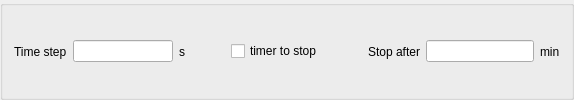
           <widget class="QGroupBox" name="groupBox">
            <property name="title">
             <string/>
            </property>
            <layout class="QHBoxLayout" name="horizontalLayout_3">
             <item>
              <widget class="QLabel" name="stepLabel">
               <property name="text">
                <string>Time step</string>
               </property>
              </widget>
             </item>
             <item>
              <widget class="QLineEdit" name="step_lineEdit">
               <property name="maximumSize">
                <size>
                 <width>100</width>
                 <height>16777215</height>
                </size>
               </property>
              </widget>
             </item>
             <item>
              <widget class="QLabel" name="stepUnitsLabel">
               <property name="text">
                <string>s</string>
               </property>
              </widget>
             </item>
             <item>
              <spacer name="horizontalSpacer">
               <property name="orientation">
                <enum>Qt::Horizontal</enum>
               </property>
               <property name="sizeHint" stdset="0">
                <size>
                 <width>40</width>
                 <height>20</height>
                </size>
               </property>
              </spacer>
             </item>
             <item>
              <widget class="QCheckBox" name="stopTimerCheckBox">
               <property name="text">
                <string>timer to stop</string>
               </property>
              </widget>
             </item>
             <item>
              <spacer name="horizontalSpacer_2">
               <property name="orientation">
                <enum>Qt::Horizontal</enum>
               </property>
               <property name="sizeHint" stdset="0">
                <size>
                 <width>40</width>
                 <height>20</height>
                </size>
               </property>
              </spacer>
             </item>
             <item>
              <widget class="QLabel" name="stopAfterlabel">
               <property name="frameShape">
                <enum>QFrame::NoFrame</enum>
               </property>
               <property name="text">
                <string>Stop after</string>
               </property>
              </widget>
             </item>
             <item>
              <widget class="QLineEdit" name="stopAfterLineEdit"/>
             </item>
             <item>
              <widget class="QLabel" name="stopAfteUnitslabel">
               <property name="text">
                <string>min</string>
               </property>
              </widget>
             </item>
            </layout>
           </widget>
